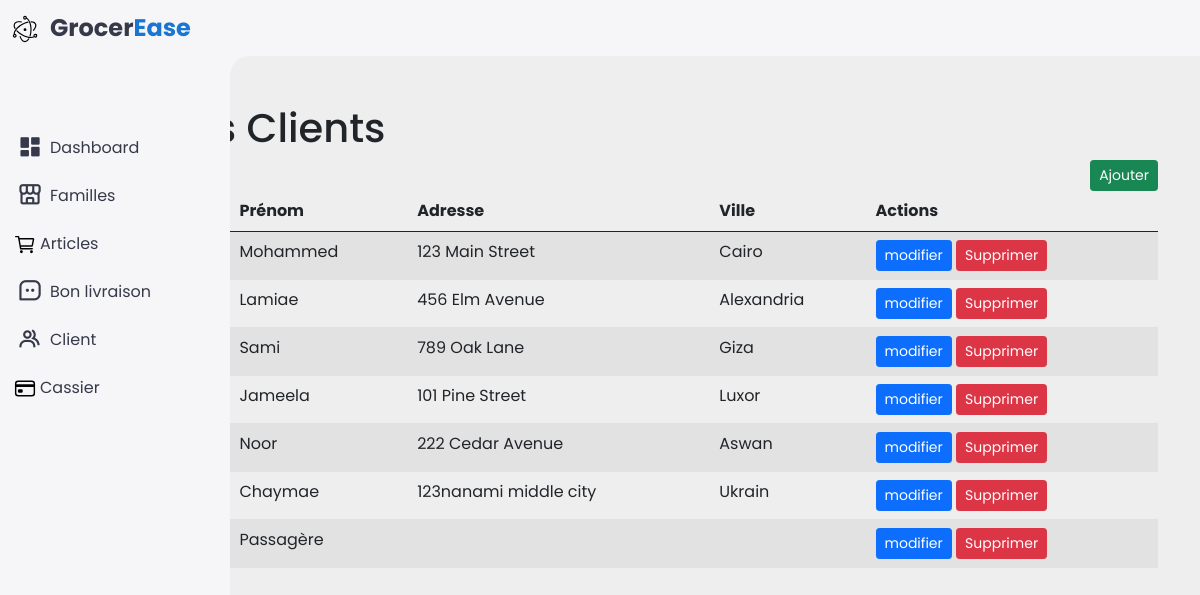
The page /client.php on the database its author committed.
### tables this page shows
CREATE TABLE `clients` (
  `id` bigint(20) UNSIGNED NOT NULL,
  `nom` varchar(255) NOT NULL,
  `prenom` varchar(255) NOT NULL,
  `adresse` varchar(255) NOT NULL,
  `ville` varchar(255) NOT NULL
);

### client.php (the view, shortened to what this page needs)
<!DOCTYPE html>
<html lang="en">
<head>
    <link href='https://unpkg.com/boxicons@2.1.4/css/boxicons.min.css' rel='stylesheet'>
    <link href="https://cdn.jsdelivr.net/npm/bootstrap@5.0.2/dist/css/bootstrap.min.css" rel="stylesheet">
    <link rel="stylesheet" href="includes/style.css">
</head>
<body>
    <?php
        require_once 'includes/db.php';
        include_once 'includes/nav.php';
        $sqlState = $pdo->query('SELECT * FROM clients');
        $data = $sqlState->fetchAll(PDO::FETCH_OBJ);
    ?>
    <div class="container">
        <br><br>
        <h1>Listes des Clients</h1>
        <a href="ajoutercl.php" class='btn btn-success btn-sm link float-end'>Ajouter</a>
        <table class="table table-striped table-hover">
            <thead>
                <tr>
                    <th scope="col">Id</th>
                    <th scope="col">Nom</th>
                    <th scope="col">Prénom</th>
                    <th scope="col">Adresse</th>
                    <th scope="col">Ville</th>
                    <th scope="col">Actions</th>
                </tr>
            </thead>
            <tbody>
                <?php
                 foreach($data as $value){
                ?>
                    <tr>
                        <td><?= $value->id ?></td>
                        <td><?= $value->nom ?></td>
                        <td><?= $value->prenom ?></td>
                        <td><?= $value->adresse ?></td>
                        <td><?= $value->ville?></td>
                        <td>
                            <form method="post">
                                <a href="modifiercl.php?id=<?php echo $value->id  ?>" class='btn btn-primary btn-sm'>modifier</a>
                                <a href="supprimercl.php?id=<?php echo $value->id  ?>" onclick="return confirm('Voulez-vous supprimer ce enregistrement?')" class='btn btn-danger btn-sm'>Supprimer</a>
                            </form>
                        </td>
                    </tr>
                <?php
                 }
                ?>
            </tbody>
        </table>
    </div>
</body>
</html>

### includes/style.css (style rules this page uses)
:root { --light: #f6f6f9; --primary: #1976D2; --light-primary: #CFE8FF; --grey: #eee; --dark-grey: #AAAAAA; --dark: #363949; --danger: #D32F2F; --light-danger: #FECDD3; --warning: #FBC02D; --light-warning: #FFF2C6; --success: #388E3C; --light-success: #BBF7D0; }
* { margin: 0; padding: 0; box-sizing: border-box; font-family: 'Poppins', sans-serif; }
a { text-decoration: none; }
html { overflow-x: hidden; }
body { background: var(--grey); overflow-x: hidden; }

### rows shown on the page
clients: prenom "Mohammed", adresse "123 Main Street", ville "Cairo"
clients: prenom "Lamiae", adresse "456 Elm Avenue", ville "Alexandria"
clients: prenom "Sami", adresse "789 Oak Lane", ville "Giza"
clients: prenom "Jameela", adresse "101 Pine Street", ville "Luxor"
clients: prenom "Noor", adresse "222 Cedar Avenue", ville "Aswan"
clients: prenom "Chaymae", adresse "123nanami middle city", ville "Ukrain"
clients: prenom "Passagère"
